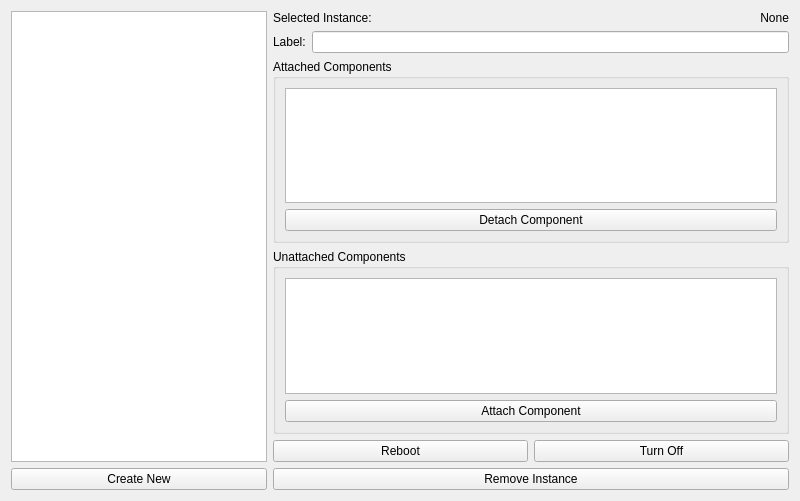
<?xml version="1.0" encoding="UTF-8"?>
<ui version="4.0">
    <class>ManageInstances</class>
    <widget class="QWidget" name="ManageInstances">
        <property name="geometry">
            <rect>
                <x>0</x>
                <y>0</y>
                <width>800</width>
                <height>501</height>
            </rect>
        </property>
        <property name="windowTitle">
            <string>Manage Instances</string>
        </property>
        <layout class="QHBoxLayout" name="horizontalLayout">
            <item>
                <layout class="QVBoxLayout" name="verticalLayout">
                    <property name="sizeConstraint">
                        <enum>QLayout::SetDefaultConstraint</enum>
                    </property>
                    <item>
                        <widget class="QListWidget" name="listInstances">
                            <property name="sizePolicy">
                                <sizepolicy hsizetype="Fixed" vsizetype="Expanding">
                                    <horstretch>0</horstretch>
                                    <verstretch>0</verstretch>
                                </sizepolicy>
                            </property>
                            <property name="minimumSize">
                                <size>
                                    <width>200</width>
                                    <height>0</height>
                                </size>
                            </property>
                            <property name="maximumSize">
                                <size>
                                    <width>400</width>
                                    <height>16777215</height>
                                </size>
                            </property>
                        </widget>
                    </item>
                    <item>
                        <widget class="QPushButton" name="buttonCreate">
                            <property name="sizePolicy">
                                <sizepolicy hsizetype="Maximum" vsizetype="Fixed">
                                    <horstretch>0</horstretch>
                                    <verstretch>0</verstretch>
                                </sizepolicy>
                            </property>
                            <property name="minimumSize">
                                <size>
                                    <width>200</width>
                                    <height>0</height>
                                </size>
                            </property>
                            <property name="maximumSize">
                                <size>
                                    <width>400</width>
                                    <height>16777215</height>
                                </size>
                            </property>
                            <property name="text">
                                <string>Create New</string>
                            </property>
                        </widget>
                    </item>
                </layout>
            </item>
            <item>
                <layout class="QVBoxLayout" name="verticalLayout_2">
                    <item>
                        <layout class="QHBoxLayout" name="horizontalLayout_2">
                            <item>
                                <widget class="QLabel" name="label">
                                    <property name="text">
                                        <string>Selected Instance:</string>
                                    </property>
                                    <property name="alignment">
                                        <set>Qt::AlignLeading|Qt::AlignLeft|Qt::AlignVCenter</set>
                                    </property>
                                </widget>
                            </item>
                            <item>
                                <widget class="QLabel" name="labelSelected">
                                    <property name="text">
                                        <string>None</string>
                                    </property>
                                    <property name="alignment">
                                        <set>Qt::AlignRight|Qt::AlignTrailing|Qt::AlignVCenter</set>
                                    </property>
                                </widget>
                            </item>
                        </layout>
                    </item>
                    <item>
                        <layout class="QHBoxLayout" name="horizontalLayout_5">
                            <item>
                                <widget class="QLabel" name="label_2">
                                    <property name="text">
                                        <string>Label:</string>
                                    </property>
                                </widget>
                            </item>
                            <item>
                                <widget class="QLineEdit" name="lineLabel"/>
                            </item>
                        </layout>
                    </item>
                    <item>
                        <widget class="QGroupBox" name="groupBox">
                            <property name="sizePolicy">
                                <sizepolicy hsizetype="Preferred" vsizetype="Preferred">
                                    <horstretch>0</horstretch>
                                    <verstretch>0</verstretch>
                                </sizepolicy>
                            </property>
                            <property name="maximumSize">
                                <size>
                                    <width>16777215</width>
                                    <height>16777215</height>
                                </size>
                            </property>
                            <property name="title">
                                <string>Attached Components</string>
                            </property>
                            <property name="flat">
                                <bool>false</bool>
                            </property>
                            <property name="checkable">
                                <bool>false</bool>
                            </property>
                            <layout class="QVBoxLayout" name="verticalLayout_3">
                                <item>
                                    <widget class="QListWidget" name="listAttached">
                                        <property name="sizePolicy">
                                            <sizepolicy hsizetype="Expanding" vsizetype="Expanding">
                                                <horstretch>0</horstretch>
                                                <verstretch>0</verstretch>
                                            </sizepolicy>
                                        </property>
                                        <property name="maximumSize">
                                            <size>
                                                <width>16777215</width>
                                                <height>16777215</height>
                                            </size>
                                        </property>
                                        <property name="selectionMode">
                                            <enum>QAbstractItemView::ExtendedSelection</enum>
                                        </property>
                                    </widget>
                                </item>
                                <item>
                                    <widget class="QPushButton" name="buttonDetach">
                                        <property name="sizePolicy">
                                            <sizepolicy hsizetype="Expanding" vsizetype="Fixed">
                                                <horstretch>0</horstretch>
                                                <verstretch>0</verstretch>
                                            </sizepolicy>
                                        </property>
                                        <property name="maximumSize">
                                            <size>
                                                <width>16777215</width>
                                                <height>16777215</height>
                                            </size>
                                        </property>
                                        <property name="text">
                                            <string>Detach Component</string>
                                        </property>
                                    </widget>
                                </item>
                            </layout>
                        </widget>
                    </item>
                    <item>
                        <layout class="QHBoxLayout" name="horizontalLayout_3"/>
                    </item>
                    <item>
                        <widget class="QGroupBox" name="groupBox_2">
                            <property name="title">
                                <string>Unattached Components</string>
                            </property>
                            <layout class="QVBoxLayout" name="verticalLayout_4">
                                <item>
                                    <widget class="QListWidget" name="listUnattached">
                                        <property name="sizePolicy">
                                            <sizepolicy hsizetype="Expanding" vsizetype="Expanding">
                                                <horstretch>0</horstretch>
                                                <verstretch>0</verstretch>
                                            </sizepolicy>
                                        </property>
                                        <property name="maximumSize">
                                            <size>
                                                <width>16777215</width>
                                                <height>16777215</height>
                                            </size>
                                        </property>
                                        <property name="selectionMode">
                                            <enum>QAbstractItemView::ExtendedSelection</enum>
                                        </property>
                                    </widget>
                                </item>
                                <item>
                                    <widget class="QPushButton" name="buttonAttach">
                                        <property name="maximumSize">
                                            <size>
                                                <width>16777215</width>
                                                <height>16777215</height>
                                            </size>
                                        </property>
                                        <property name="text">
                                            <string>Attach Component</string>
                                        </property>
                                    </widget>
                                </item>
                            </layout>
                        </widget>
                    </item>
                    <item>
                        <layout class="QHBoxLayout" name="horizontalLayout_4">
                            <item>
                                <widget class="QPushButton" name="buttonReboot">
                                    <property name="text">
                                        <string>Reboot</string>
                                    </property>
                                </widget>
                            </item>
                            <item>
                                <widget class="QPushButton" name="buttonPower">
                                    <property name="text">
                                        <string>Turn Off</string>
                                    </property>
                                </widget>
                            </item>
                        </layout>
                    </item>
                    <item>
                        <widget class="QPushButton" name="buttonRemove">
                            <property name="text">
                                <string>Remove Instance</string>
                            </property>
                        </widget>
                    </item>
                </layout>
            </item>
        </layout>
    </widget>
    <tabstops>
        <tabstop>listInstances</tabstop>
        <tabstop>buttonCreate</tabstop>
    </tabstops>
    <resources/>
    <connections/>
</ui>
